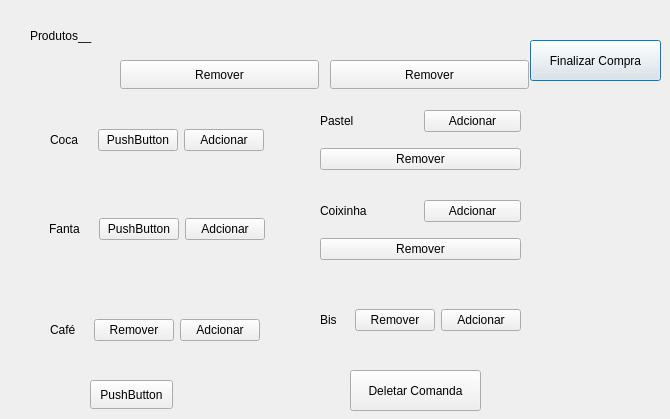
<?xml version="1.0" encoding="UTF-8"?>
<ui version="4.0">
 <class>JanelaDeCompras</class>
 <widget class="QDialog" name="JanelaDeCompras">
  <property name="geometry">
   <rect>
    <x>0</x>
    <y>0</y>
    <width>670</width>
    <height>419</height>
   </rect>
  </property>
  <property name="windowTitle">
   <string>Dialog</string>
  </property>
  <widget class="QLabel" name="label_7">
   <property name="geometry">
    <rect>
     <x>30</x>
     <y>20</y>
     <width>131</width>
     <height>31</height>
    </rect>
   </property>
   <property name="styleSheet">
    <string notr="true">font: 20pt &quot;Segoe UI&quot;;
color: rgb(0, 0, 0);</string>
   </property>
   <property name="text">
    <string>Produtos__</string>
   </property>
  </widget>
  <widget class="QPushButton" name="FinalizarCompra">
   <property name="geometry">
    <rect>
     <x>530</x>
     <y>40</y>
     <width>131</width>
     <height>41</height>
    </rect>
   </property>
   <property name="text">
    <string>Finalizar Compra</string>
   </property>
  </widget>
  <widget class="QPushButton" name="DeletarComanda">
   <property name="geometry">
    <rect>
     <x>350</x>
     <y>370</y>
     <width>131</width>
     <height>41</height>
    </rect>
   </property>
   <property name="text">
    <string>Deletar Comanda</string>
   </property>
  </widget>
  <widget class="QWidget" name="gridLayoutWidget">
   <property name="geometry">
    <rect>
     <x>50</x>
     <y>100</y>
     <width>214</width>
     <height>80</height>
    </rect>
   </property>
   <layout class="QGridLayout" name="gridLayout">
    <item row="0" column="0">
     <layout class="QHBoxLayout" name="horizontalLayout">
      <item>
       <widget class="QLabel" name="label">
        <property name="text">
         <string>Coca</string>
        </property>
       </widget>
      </item>
      <item>
       <widget class="QPushButton" name="pushButton_2">
        <property name="text">
         <string>PushButton</string>
        </property>
       </widget>
      </item>
      <item>
       <widget class="QPushButton" name="CocaButton">
        <property name="text">
         <string>Adcionar</string>
        </property>
        <property name="autoDefault">
         <bool>true</bool>
        </property>
       </widget>
      </item>
     </layout>
    </item>
   </layout>
  </widget>
  <widget class="QWidget" name="gridLayoutWidget_2">
   <property name="geometry">
    <rect>
     <x>49</x>
     <y>189</y>
     <width>216</width>
     <height>81</height>
    </rect>
   </property>
   <layout class="QGridLayout" name="gridLayout_2">
    <item row="0" column="0">
     <layout class="QHBoxLayout" name="horizontalLayout_2">
      <item>
       <widget class="QLabel" name="label_2">
        <property name="text">
         <string>Fanta</string>
        </property>
       </widget>
      </item>
      <item>
       <widget class="QPushButton" name="pushButton_3">
        <property name="text">
         <string>PushButton</string>
        </property>
       </widget>
      </item>
      <item>
       <widget class="QPushButton" name="FantaButton">
        <property name="text">
         <string>Adcionar</string>
        </property>
       </widget>
      </item>
     </layout>
    </item>
   </layout>
  </widget>
  <widget class="QWidget" name="gridLayoutWidget_4">
   <property name="geometry">
    <rect>
     <x>320</x>
     <y>100</y>
     <width>201</width>
     <height>80</height>
    </rect>
   </property>
   <layout class="QGridLayout" name="gridLayout_4">
    <item row="1" column="0">
     <widget class="QPushButton" name="RemoverPastelButton">
      <property name="text">
       <string>Remover</string>
      </property>
     </widget>
    </item>
    <item row="0" column="0">
     <layout class="QHBoxLayout" name="horizontalLayout_4">
      <item>
       <widget class="QLabel" name="label_4">
        <property name="text">
         <string>Pastel</string>
        </property>
       </widget>
      </item>
      <item>
       <widget class="QPushButton" name="PastelButton">
        <property name="text">
         <string>Adcionar</string>
        </property>
       </widget>
      </item>
     </layout>
    </item>
   </layout>
  </widget>
  <widget class="QWidget" name="gridLayoutWidget_5">
   <property name="geometry">
    <rect>
     <x>320</x>
     <y>190</y>
     <width>201</width>
     <height>80</height>
    </rect>
   </property>
   <layout class="QGridLayout" name="gridLayout_5">
    <item row="1" column="0">
     <widget class="QPushButton" name="RemoverCoxinhaButton">
      <property name="text">
       <string>Remover</string>
      </property>
     </widget>
    </item>
    <item row="0" column="0">
     <layout class="QHBoxLayout" name="horizontalLayout_5">
      <item>
       <widget class="QLabel" name="label_5">
        <property name="text">
         <string>Coixinha</string>
        </property>
       </widget>
      </item>
      <item>
       <widget class="QPushButton" name="Coxinha">
        <property name="text">
         <string>Adcionar</string>
        </property>
       </widget>
      </item>
     </layout>
    </item>
   </layout>
  </widget>
  <widget class="QWidget" name="gridLayoutWidget_6">
   <property name="geometry">
    <rect>
     <x>320</x>
     <y>280</y>
     <width>201</width>
     <height>80</height>
    </rect>
   </property>
   <layout class="QGridLayout" name="gridLayout_6">
    <item row="0" column="0">
     <layout class="QHBoxLayout" name="horizontalLayout_6">
      <item>
       <widget class="QLabel" name="label_6">
        <property name="text">
         <string>Bis</string>
        </property>
       </widget>
      </item>
      <item>
       <widget class="QPushButton" name="BisButton">
        <property name="text">
         <string>Remover</string>
        </property>
       </widget>
      </item>
      <item>
       <widget class="QPushButton" name="pushButton">
        <property name="text">
         <string>Adcionar</string>
        </property>
       </widget>
      </item>
     </layout>
    </item>
   </layout>
  </widget>
  <widget class="QWidget" name="verticalLayoutWidget">
   <property name="geometry">
    <rect>
     <x>50</x>
     <y>290</y>
     <width>210</width>
     <height>80</height>
    </rect>
   </property>
   <layout class="QVBoxLayout" name="verticalLayout">
    <item>
     <layout class="QGridLayout" name="gridLayout_3">
      <item row="0" column="0">
       <layout class="QHBoxLayout" name="horizontalLayout_3">
        <item>
         <widget class="QLabel" name="label_3">
          <property name="text">
           <string>Café</string>
          </property>
         </widget>
        </item>
        <item>
         <widget class="QPushButton" name="RemoverFanta">
          <property name="text">
           <string>Remover</string>
          </property>
         </widget>
        </item>
        <item>
         <widget class="QPushButton" name="RemoverCafeButton">
          <property name="text">
           <string>Adcionar</string>
          </property>
         </widget>
        </item>
       </layout>
      </item>
     </layout>
    </item>
   </layout>
  </widget>
  <widget class="QPushButton" name="RemoverBisButton">
   <property name="geometry">
    <rect>
     <x>330</x>
     <y>60</y>
     <width>199</width>
     <height>29</height>
    </rect>
   </property>
   <property name="text">
    <string>Remover</string>
   </property>
  </widget>
  <widget class="QPushButton" name="RemoverCocaButton">
   <property name="geometry">
    <rect>
     <x>120</x>
     <y>60</y>
     <width>199</width>
     <height>29</height>
    </rect>
   </property>
   <property name="text">
    <string>Remover</string>
   </property>
  </widget>
  <widget class="QPushButton" name="pushButton_4">
   <property name="geometry">
    <rect>
     <x>90</x>
     <y>380</y>
     <width>83</width>
     <height>29</height>
    </rect>
   </property>
   <property name="text">
    <string>PushButton</string>
   </property>
  </widget>
 </widget>
 <resources/>
 <connections/>
</ui>
